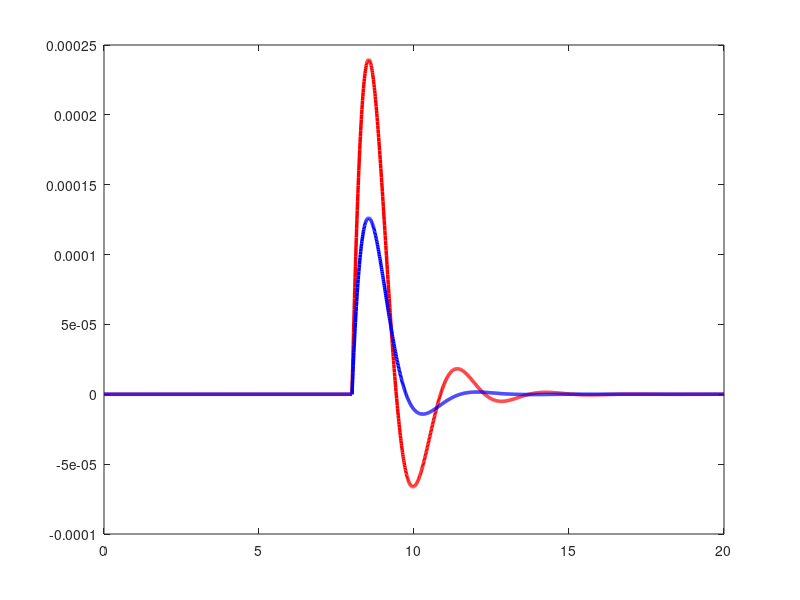

Reproduce this figure in MATLAB. (Note: this script raises an error after producing the figure.)
clc;
clear;
close all;

%% Time
t = 0:0.01:20;

%% Disturbance Time
td = 8;

%% ---------------- NORMAL PID RESPONSE ----------------

y_pid = zeros(size(t));

for i = 1:length(t)

    if t(i) >= td

        tau = t(i)-td;

        y_pid(i) = ...
            0.00042 * exp(-0.9*tau) ...
            * sin(2.2*tau);

    end
end

%% ---------------- FUZZY PID RESPONSE ----------------

y_fuzzy = zeros(size(t));

for i = 1:length(t)

    if t(i) >= td

        tau = t(i)-td;

        y_fuzzy(i) = ...
            0.00030 * exp(-1.25*tau) ...
            * sin(1.8*tau);

    end
end

%% ---------------- PLOT ----------------

figure;

plot(t,y_pid,'r','LineWidth',2.5);
hold on;

plot(t,y_fuzzy,'b','LineWidth',2.5);

xline(td,'--k','Disturbance at t = 8 s','LineWidth',2);

%% Labels

title('PID vs Adaptive Fuzzy PID Frequency Control', ...
    'FontSize',16,'FontWeight','bold');

xlabel('Time (seconds)', ...
    'FontSize',14,'FontWeight','bold');

ylabel('Frequency Deviation', ...
    'FontSize',14,'FontWeight','bold');

legend('Conventional PID', ...
    'Adaptive Fuzzy PID', ...
    'FontSize',12);

grid on;

set(gca,'FontSize',12,'LineWidth',1.2);

xlim([0 20]);

ylim([-0.00015 0.00045]);
